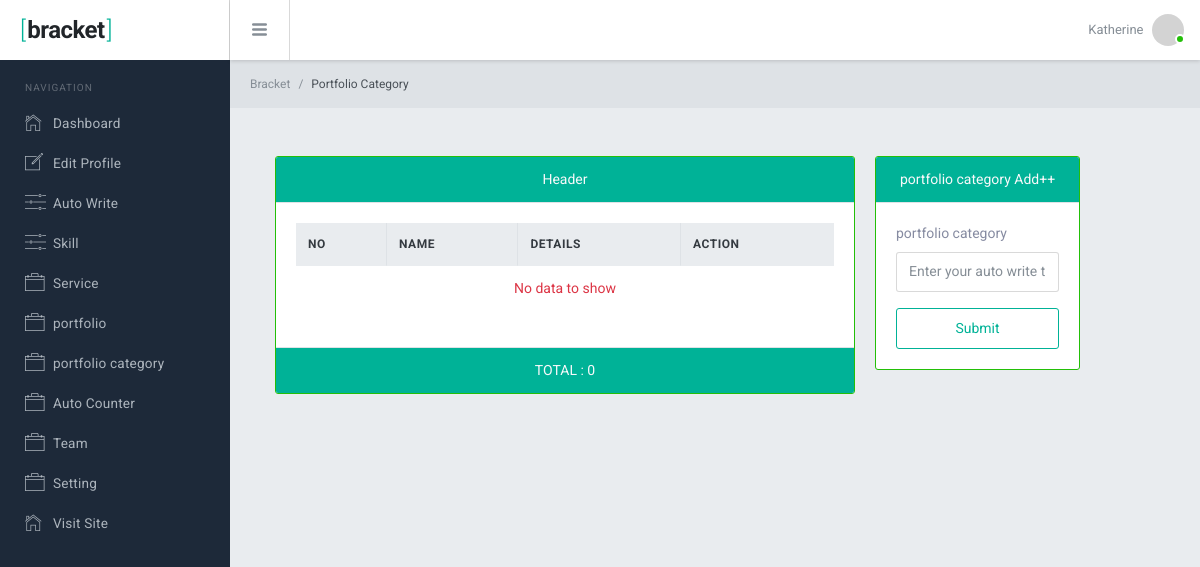
Before: /portfolio/portfolio_category.php (signed in) with the older database file.
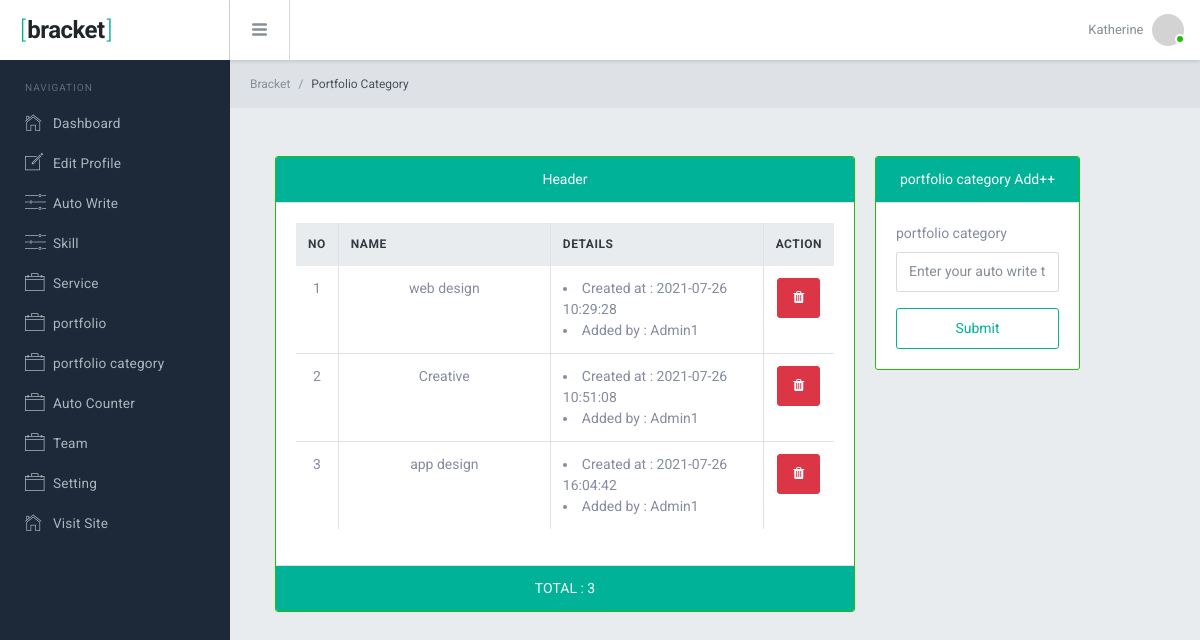
After: the same page with the newer database file.
### tables this page shows
CREATE TABLE `portfolio_categories` (
  `id` int(10) NOT NULL,
  `name` varchar(100) NOT NULL,
  `added_by` int(10) NOT NULL,
  `created_at` datetime NOT NULL,
  `status` int(11) NOT NULL DEFAULT 1
);

CREATE TABLE `users` (
  `id` int(10) NOT NULL,
  `name` varchar(100) NOT NULL,
  `email` varchar(100) NOT NULL,
  `password` varchar(100) NOT NULL
);

### include/function.php (called while the page is built, shortened)
<?php
function db()
{
    $con = mysqli_connect(server, username, password, database);
    return $con;
}
function data_read($table_name, $status)
{
   $select_query = "SELECT * FROM $table_name WHERE status = $status";
   if ($status == 0) {
      $select_query = "SELECT * FROM $table_name";
   }
   $mysqli_query = mysqli_query(db(), $select_query);
   return $mysqli_query;
}
function user_name_read($user_id)
{
   $user_query = "SELECT * FROM users WHERE id = $user_id";
   $user_form_db = mysqli_query(db(), $user_query);
   $user_assoc = mysqli_fetch_assoc($user_form_db);
   return $user_assoc['name'];
}

### portfolio/portfolio_category.php (the view, shortened to what this page needs)
<?php
require_once '../include/function.php';
$count = 1;
require_once '../include/header.php';
require_once '../include/nav.php';
$portfolios = data_read("portfolio_categories", 0);
?>
<div class="br-mainpanel">
   <div class="br-pageheader pd-y-15 pd-l-20">
      <nav class="breadcrumb pd-0 mg-0 tx-12">
         <a class="breadcrumb-item" href="../dashboard/dashboard.php">Bracket</a>
         <span class="breadcrumb-item active text-capitalize">portfolio category</span>
      </nav>
   </div>
   <div class="br-pagebody mg-t-5 pd-x-30">
      <div class="container-fluid mt-5">
         <div class="row row-sm">
            <div class="col-md-8">
               <div class="card text-center border-success">
                  <div class="card-header bg-teal text-light">
                     Header
                  </div>
                  <div class="card-body">
                     <table class="table table-bordered table-hover">
                        <thead class="thead-light text-uppercase ">
                           <tr>
                              <th>No</th>
                              <th>Name</th>
                              <th>Details</th>
                              <th>Action</th>
                           </tr>
                        </thead>
                        <tbody>
                           <?php
                           foreach ($portfolios as $data) :
                           ?>
                              <tr>
                                 <td><?= $count++ ?></td>
                                 <td width='250'><?= $data['name'] ?></td>
                                 <td width='250' class="text-left">
                                    <li>Created at : <?= $data['created_at'] ?></li>
                                    <li>Added by : <?= user_name_read($data['added_by']) ?></li>
                                 </td>
                                 <td>
                                    <div class="btn-group" role="group" aria-label="Basic example">
                                       <a href="../include/action.php?table_name=portfolio_categories&id=<?= $data['id'] ?>&action=single_delete" class="btn btn-danger pd-x-15"><i class="fa fa-trash"></i></a>
                                    </div>
                                 </td>
                              </tr>
                           <?php
                           endforeach;
                           ?>
                           <?php
                           if ($count == 1) :
                           ?>
                              <tr>
                                 <td colspan="6" class="text-danger">No data to show</td>
                              </tr>
                           <?php
                           endif;
                           ?>
                        </tbody>
                     </table>
                  </div>
                  <div class="card-footer bg-teal text-light text-uppercase">
                     total : <?= $portfolios->num_rows ?>
                  </div>
               </div>
            </div>
            <div class="col-md-3">
               <div class="card border-success">
                  <div class="card-header text-center bg-teal text-light">
                     portfolio category Add++
                  </div>
                  <div class="card-body">
                     <form action="portfolio_category_code.php" method="post">
                        <div class="form-group">
                           <label>portfolio category</label>
                           <input placeholder="Enter your auto write title" class="form-control <?= (isset($_SESSION['portfolio_category_requried'])) ? "is-invalid" : "" ?>" type=" text" name="portfolio_category" value="<?php
                                                                                                                                                                                                                              if (isset($_SESSION['portfolio_category'])) {
                                                                                                                                                                                                                                 echo $_SESSION['portfolio_category'];
                                                                                                                                                                                                                                 unset($_SESSION['portfolio_category']);
                                                                                                                                                                                                                              }
                                                                                                                                                                                                                              ?>">
                        </div>
                        <button type="submit" class="btn btn-outline-teal btn-block mt-3">Submit</button>
                     </form>
                  </div>
               </div>
            </div>
         </div>
      </div>
   </div>
</div>
<?php
require_once '../include/footer.php';
?>

### include/header.php (shortened to what this page needs)
<!DOCTYPE html>
<html lang="en">
<head>
   <link href="../asset/dashboard/lib/font-awesome/css/font-awesome.css" rel="stylesheet">
   <link href="../asset/dashboard/lib/Ionicons/css/ionicons.css" rel="stylesheet">
   <link href="../asset/frontend/css/themify-icons.css" rel="stylesheet">
   <link href="../asset/dashboard/lib/perfect-scrollbar/css/perfect-scrollbar.css" rel="stylesheet">
   <link href="../asset/dashboard/lib/jquery-switchbutton/jquery.switchButton.css" rel="stylesheet">
   <link href="../asset/dashboard/lib/rickshaw/rickshaw.min.css" rel="stylesheet">
   <link href="../asset/dashboard/lib/chartist/chartist.css" rel="stylesheet">
   <link rel="stylesheet" href="../asset/dashboard/css/bracket.css">
</head>
<body>

### include/nav.php (shortened to what this page needs)
<div class="br-logo"><a href=""><span>[</span>bracket<span>]</span></a></div>
<div class="br-sideleft overflow-y-auto">
   <label class="sidebar-label pd-x-15 mg-t-20">Navigation</label>
   <div class="br-sideleft-menu">
      <a href="../dashboard/dashboard.php" class="br-menu-link <?= ($_SERVER['REQUEST_URI'] == "/new_php/dashboard/dashboard.php") ? "active" : "" ?> ">
         <div class="br-menu-item">
            <i class="menu-item-icon icon ion-ios-home-outline tx-22"></i>
            <span class="menu-item-label">Dashboard</span>
         </div>
      </a>
      <a href="../profile/edit.php" class="br-menu-link <?= ($_SERVER['REQUEST_URI'] == "/new_php/profile/edit.php") ? "active" : "" ?> ">
         <div class="br-menu-item">
            <i class="menu-item-icon icon ion-ios-compose-outline tx-24"></i>
            <span class="menu-item-label">Edit Profile</span>
         </div>
      </a>
      <a href="../auto_write/auto_write.php" class="br-menu-link <?= ($_SERVER['REQUEST_URI'] == "/new_php/auto_write/auto_write.php") ? "active" : "" ?> ">
         <div class="br-menu-item">
            <i class="menu-item-icon icon ion-ios-settings tx-24"></i>
            <span class="menu-item-label">Auto Write</span>
         </div>
      </a>
      <a href="../skill/skill.php" class="br-menu-link <?= ($_SERVER['REQUEST_URI'] == "/new_php/skill/skill.php") ? "active" : "" ?> ">
         <div class="br-menu-item">
            <i class="menu-item-icon icon ion-ios-settings tx-24"></i>
            <span class="menu-item-label">Skill</span>
         </div>
      </a>
      <a href="../service/service.php" class="br-menu-link <?= ($_SERVER['REQUEST_URI'] == "/new_php/service/service.php") ? "active" : "" ?> ">
         <div class="br-menu-item">
            <i class="menu-item-icon icon ion-ios-briefcase-outline tx-24"></i>
            <span class="menu-item-label">Service</span>
         </div>
      </a>
      <a href="../portfolio/portfolio.php" class="br-menu-link <?= ($_SERVER['REQUEST_URI'] == "/new_php/portfolio/portfolio.php") ? "active" : "" ?> ">
         <div class="br-menu-item">
            <i class="menu-item-icon icon ion-ios-briefcase-outline tx-24"></i>
            <span class="menu-item-label">portfolio</span>
         </div>
      </a>
      <a href="../portfolio/portfolio_category.php" class="br-menu-link <?= ($_SERVER['REQUEST_URI'] == "/new_php/portfolio/portfolio_category.php") ? "active" : "" ?> ">
         <div class="br-menu-item">
            <i class="menu-item-icon icon ion-ios-briefcase-outline tx-24"></i>
            <span class="menu-item-label">portfolio category</span>
         </div>
      </a>
      <a href="../auto_counter/auto_counter.php" class="br-menu-link <?= ($_SERVER['REQUEST_URI'] == "/new_php/auto_counter/auto_counter.php") ? "active" : "" ?> ">
         <div class="br-menu-item">
            <i class="menu-item-icon icon ion-ios-briefcase-outline tx-24"></i>
            <span class="menu-item-label">Auto Counter</span>
         </div>
      </a>
      <a href="../team/team.php" class="br-menu-link <?= ($_SERVER['REQUEST_URI'] == "/new_php/team/team.php") || ($_SERVER['REQUEST_URI'] == "/new_php/team/team_update.php?table_name=$table_name&id=$id") ? "active" : "" ?> ">
         <div class="br-menu-item">
            <i class="menu-item-icon icon ion-ios-briefcase-outline tx-24"></i>
            <span class="menu-item-label">Team</span>
         </div>
      </a>
      <a href="../setting/setting.php" class="br-menu-link <?= ($_SERVER['REQUEST_URI'] == "/new_php/setting/setting.php") ? "active" : "" ?> ">
         <div class="br-menu-item">
            <i class="menu-item-icon icon ion-ios-briefcase-outline tx-24"></i>
            <span class="menu-item-label">Setting</span>
         </div>
      </a>
      <a href="../index.php" class="br-menu-link <?= ($_SERVER['REQUEST_URI'] == "/new_php/index.php") ? "active" : "" ?> ">
         <div class="br-menu-item">
            <i class="menu-item-icon icon ion-ios-home-outline tx-22"></i>
            <span class="menu-item-label">Visit Site</span>
         </div>
      </a>
   </div>
   <br>
</div>
<div class="br-header">
   <div class="br-header-left">
      <div class="navicon-left hidden-md-down"><a id="btnLeftMenu" href=""><i class="icon ion-navicon-round"></i></a></div>
   </div>
   <div class="br-header-right">
      <nav class="nav">
         <div class="dropdown">
            <a href="" class="nav-link nav-link-profile" data-toggle="dropdown">
               <span class="logged-name hidden-md-down">Katherine</span>
               <img src="http://via.placeholder.com/64x64" class="wd-32 rounded-circle" alt="">
               <span class="square-10 bg-success"></span>
            </a>
         </div>
      </nav>
   </div>
</div>

### include/footer.php (shortened to what this page needs)
</body>
</html>

Changed rows visible on the page:
added portfolio_categories: name "web design", created_at "2021-07-26 10:29:28", added_by.name "Admin1"
added portfolio_categories: name "Creative", created_at "2021-07-26 10:51:08", added_by.name "Admin1"
added portfolio_categories: name "app design", created_at "2021-07-26 16:04:42", added_by.name "Admin1"
Other visible differences:
$portfolios->num_rows: "0" → "3"
text no longer shown: "No data to show"
